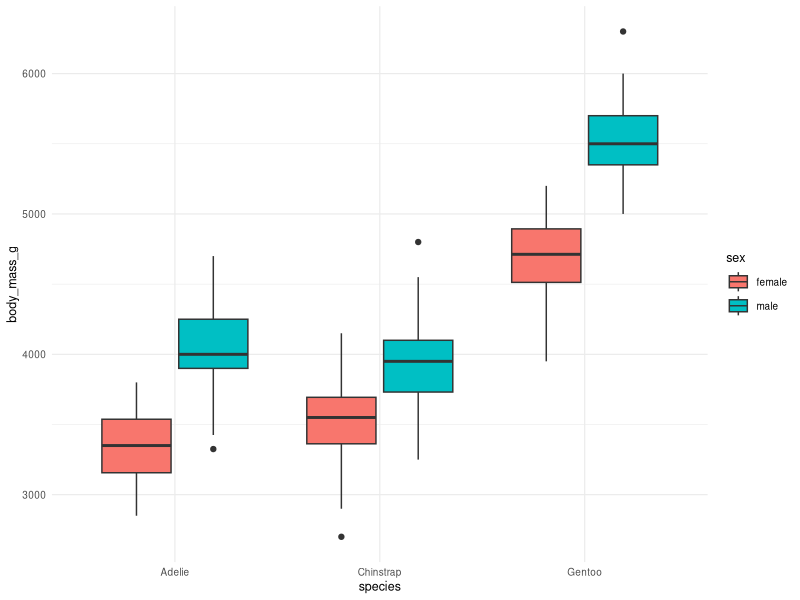
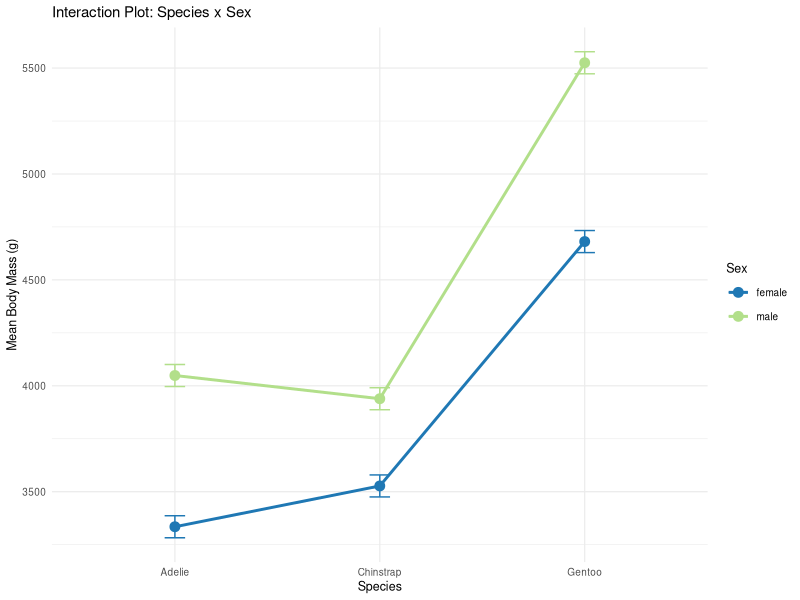
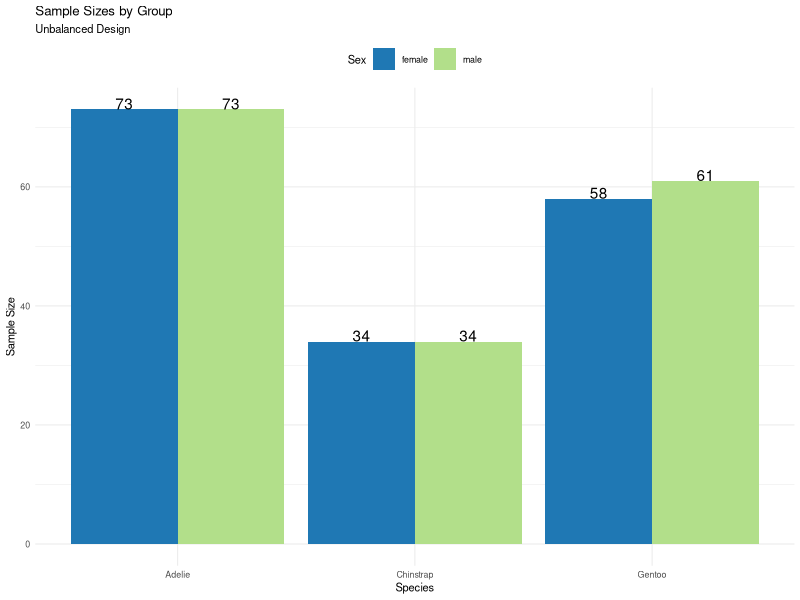
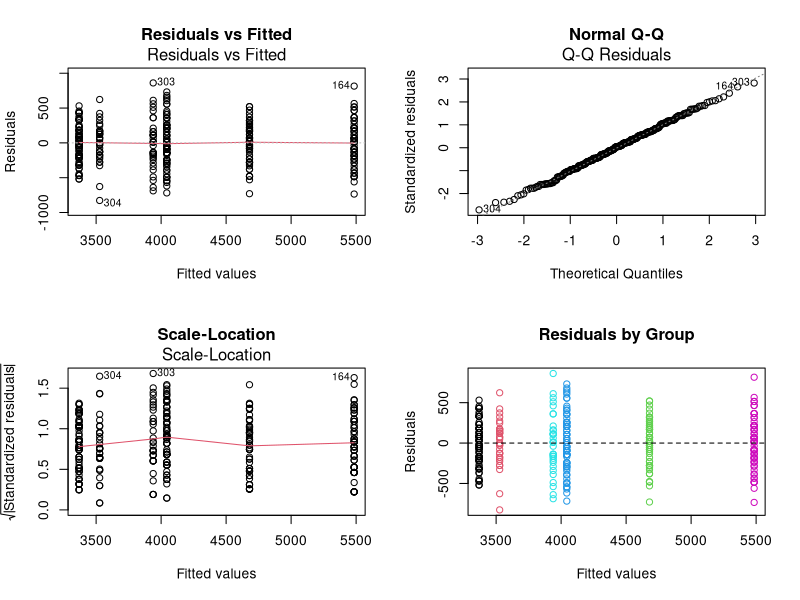
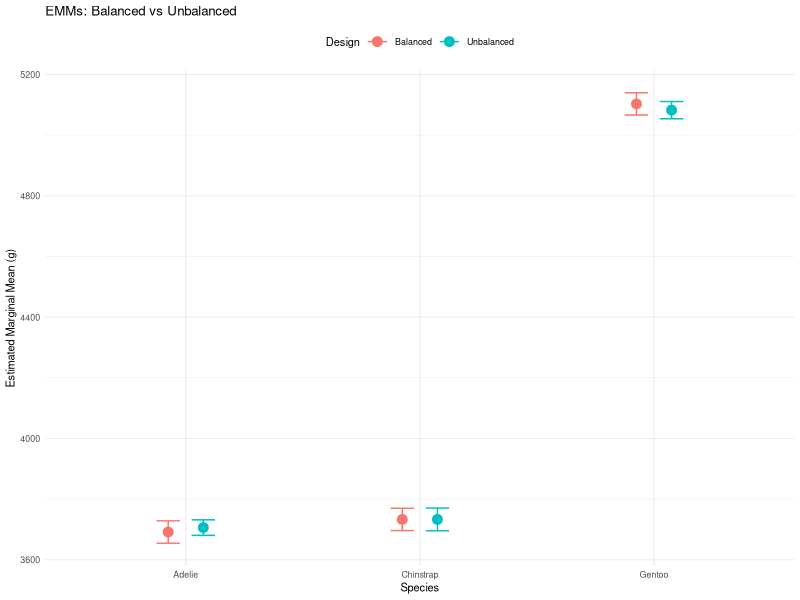
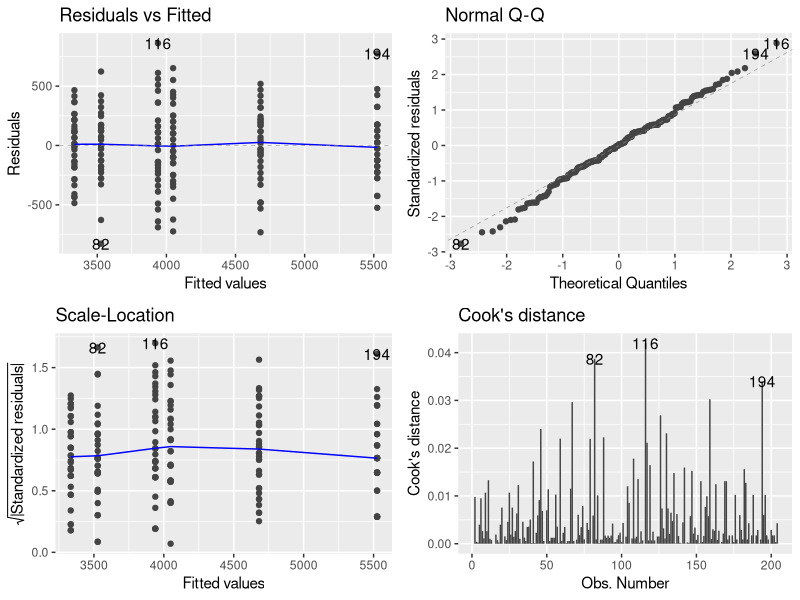

Recreate these plots in R, in order.
## ---- chunk 1
#| echo: false
#| message: false
#| warning: false
library(palmerpenguins)
library(emmeans)
library(ggfortify)
library(car)
library(broom)
library(patchwork)
library(tidyverse)

p_df <- penguins %>%
  filter(!is.na(body_mass_g),
         !is.na(sex),
         !is.na(species)) %>%
  select(species, sex, body_mass_g)
## ---- chunk 2
#| echo: false
#| message: false
#| warning: false
#| paged-print: false
summaryu_df <- p_df %>%
  group_by(species, sex) %>%
  summarise(
    n = sum(!is.na(body_mass_g)),
    mean_mass = mean(body_mass_g),
    sd_mass = sd(body_mass_g),
    se_mass = sd_mass/sqrt(n),
    .groups = 'drop'
  ) %>%
  arrange(species, sex)
print(summaryu_df)
## ---- chunk 3
#| echo: false
#| message: false
#| warning: false
#| paged-print: false
original_n <- p_df %>%
  count(species, sex) %>%
  arrange(species, sex)

p_df %>%
  count(species, sex) %>%
  pivot_wider(names_from = sex,
              values_from = n,
              values_fill = 0)
## ---- chunk 4
#| echo: false
#| message: false
#| warning: false
#| paged-print: false
#| collapse: true
min_n <- min(original_n$n)
cat(paste("Minimum n =", min_n, "\n\n"))

set.seed(123)
balanced_df <- p_df %>%
  group_by(species, sex) %>%
  sample_n(min_n) %>%
  ungroup()

balanced_n <- balanced_df %>%
  count(species, sex) %>%
  pivot_wider(names_from = sex,
              values_from = n,
              values_fill = 0)
balanced_n
## ---- chunk 5
#| echo: false
#| message: false
#| warning: false
#| paged-print: false
summary_df <- balanced_df %>%
  group_by(species, sex) %>%
  summarise(
    n = sum(!is.na(body_mass_g)),
    mean_mass = mean(body_mass_g),
    sd_mass = sd(body_mass_g),
    se_mass = sd_mass/sqrt(n),
    .groups = 'drop'
  ) %>%
  arrange(species, sex)
print(summary_df)
## ---- chunk 6
#| echo: false
#| fig-width: 3.4
#| fig-height: 3
#| fig-alt: "Boxplot of penguin body mass in grams by species, with boxes filled by sex, showing mass differences across the species-by-sex combinations in the balanced dataset."
p_box_plot <- balanced_df %>%
  ggplot(aes(species, body_mass_g, fill = sex)) +
  geom_boxplot() +
  theme_minimal(base_size = 9)
p_box_plot
## ---- chunk 7
#| echo: true
#| message: false
#| warning: false
#| paged-print: false
#| collapse: true
set.seed(42)
toy_df <- tibble(
  fert   = rep(c("control", "fertilized"), each = 20),
  light  = c(rep("low", 2),  rep("high", 18),
             rep("low", 18), rep("high", 2)),
  target = c(rep(10, 2), rep(20, 18),
             rep(30, 18), rep(40, 2))) %>%
  group_by(fert, light) %>%
  mutate(mass = target + as.numeric(scale(rnorm(n()))) * 3) %>%
  ungroup()

# what group_by() gives you
toy_df %>% group_by(fert) %>% summarise(raw = mean(mass))
## ---- chunk 8
#| echo: true
#| message: false
#| warning: false
#| paged-print: false
#| collapse: true
toy_model <- lm(mass ~ fert * light, data = toy_df)

# what emmeans() gives you
emmeans(toy_model, ~ fert)
## ---- chunk 9
#| echo: false
#| message: false
#| warning: false
#| paged-print: false
cell_means <- p_df %>%
  group_by(species, sex) %>%
  summarise(
    n = sum(!is.na(body_mass_g)),
    cell_mean = mean(body_mass_g),
    .groups = 'drop'
  )
cell_means_wide <- cell_means %>% select(-n) %>%
  pivot_wider(names_from = sex, values_from = cell_mean)
cell_counts <- p_df %>%
  count(species, sex) %>%
  pivot_wider(names_from = sex, values_from = n, values_fill = 0)
# Short column names and whole grams -- this prints into a narrow slide
# column, and anything past ~39 characters wraps and loses its alignment.
combined_table <- cell_means_wide %>%
  left_join(cell_counts, by = "species", suffix = c("", "_n")) %>%
  mutate(across(c(female, male), round)) %>%
  as.data.frame()
cat("Combined table with means and counts:\n\n")
print(combined_table)

regular_species_means <- p_df %>%
  group_by(species) %>%
  summarise(total_n = n(), regular_mean = mean(body_mass_g), .groups = 'drop')
cat("\n\nRaw species means (weighted by cell n):\n\n")
print(as.data.frame(regular_species_means))
## ---- chunk 10
#| echo: false
#| paged-print: false
# Whole grams in the arithmetic string, and a plain data frame rather than a
# tibble: both keep these tables inside the narrow column instead of wrapping.
emm_species <- cell_means %>%
  group_by(species) %>%
  summarise(
    calculation = paste0("(",
                        paste(round(cell_mean), collapse = " + "),
                        ") / 2 = ",
                        round(mean(cell_mean))),
    .groups = 'drop'
  ) %>%
  as.data.frame()
cat("EMM = unweighted mean of the 2 cell means:\n\n")
print(emm_species)

# Round `diff` before printing. Unrounded, the two balanced species come back
# as floating-point noise (4.55e-13) and R switches the whole column to
# scientific notation, which is both wider and much harder to read.
comparison <- cell_means %>%
  pivot_wider(names_from = sex, values_from = c(n, cell_mean)) %>%
  mutate(
    emm = (cell_mean_female + cell_mean_male) / 2,
    raw_mean = regular_species_means$regular_mean[match(species, regular_species_means$species)],
    diff = round(emm - raw_mean, 1)
  ) %>%
  mutate(across(c(emm, raw_mean), ~ round(.x, 1))) %>%
  select(species, emm, raw_mean, diff) %>%
  as.data.frame()
cat("\n\nComparison showing EMM calculation:\n\n")
print(comparison)
## ---- chunk 11
#| echo: false
#| message: false
#| warning: false
#| paged-print: false
cat("Combined table with means and counts:\n\n")
print(combined_table)
## ---- chunk 12
#| echo: false
#| message: false
#| warning: false
#| paged-print: false
regular_sex_means <- p_df %>%
  group_by(sex) %>%
  summarise(total_n = n(), regular_mean = mean(body_mass_g, na.rm = TRUE), .groups = 'drop')
cat("\nRaw sex means (weighted by cell n):")
print(as.data.frame(regular_sex_means))

# Same two readability fixes as the species slide: whole grams in the
# arithmetic string, and a plain data frame, so these stay inside the column.
emm_sex <- cell_means %>%
  group_by(sex) %>%
  summarise(
    emm_mean = mean(cell_mean),
    calculation = paste0("(",
                        paste(round(cell_mean), collapse = " + "),
                        ") / 3 = ",
                        round(mean(cell_mean))),
    .groups = 'drop'
  )
cat("\n\nEMM = unweighted mean of the 3 cell means:\n\n")
print(emm_sex %>% select(sex, calculation) %>% as.data.frame())

comparison_sex <- emm_sex %>%
  left_join(regular_sex_means, by = "sex") %>%
  mutate(diff = round(emm_mean - regular_mean, 1)) %>%
  mutate(across(c(regular_mean, emm_mean), ~ round(.x, 1))) %>%
  select(sex, n = total_n, raw_mean = regular_mean, emm = emm_mean, diff) %>%
  as.data.frame()
cat("\n\nComparison: raw mean vs. marginal mean\n\n")
print(comparison_sex)
## ---- chunk 13
#| echo: true
#| message: false
#| warning: false
#| paged-print: false
#| collapse: true
nrep <- 34; plev <- 3; qlev <- 2

gm <- mean(balanced_df$body_mass_g)
cm <- tapply(balanced_df$body_mass_g,            # 3 x 2 cell means
             list(balanced_df$species, balanced_df$sex), mean)
mA <- rowMeans(cm)                               # species marginals
mB <- colMeans(cm)                               # sex marginals

ss_a   <- qlev * nrep * sum((mA - gm)^2)
ss_b   <- plev * nrep * sum((mB - gm)^2)
ss_ab  <- nrep * sum((cm - outer(mA, mB, "+") + gm)^2)
ss_res <- sum(residuals(lm(body_mass_g ~ species * sex,
                           data = balanced_df))^2)

round(c(A = ss_a, B = ss_b, AB = ss_ab, Res = ss_res))
## ---- chunk 14
#| echo: true
#| message: false
#| warning: false
#| paged-print: false
#| collapse: true
anova(lm(body_mass_g ~ species * sex,
         data = balanced_df))[, "Sum Sq"]

all.equal(ss_a + ss_b + ss_ab + ss_res,
          sum((balanced_df$body_mass_g - gm)^2))
## ---- chunk 15
#| echo: false
options(contrasts = c("contr.sum", "contr.poly"))

anova_model <- lm(body_mass_g ~ species * sex,
                  data = balanced_df)
summary(anova_model)
## ---- chunk 16
#| echo: false
anova_type3 <- Anova(anova_model, type = "III")
cat("Type III Sums of Squares ANOVA:")
print(anova_type3)
## ---- chunk 17
#| echo: true
#| message: false
#| warning: false
#| paged-print: false
#| collapse: true
t1 <- anova(anova_model)                 # Type I
t2 <- Anova(anova_model, type = "II")    # Type II
t3 <- Anova(anova_model, type = "III")   # Type III

data.frame(
  Effect = c("species", "sex", "species:sex"),
  Type_I   = round(t1$`Sum Sq`[1:3]),
  Type_II  = round(t2$`Sum Sq`[1:3]),
  Type_III = round(t3$`Sum Sq`[2:4])
)
## ---- chunk 18
#| echo: false
#| message: false
#| warning: false
#| paged-print: false
# PARTIAL eta squared: SS_effect / (SS_effect + SS_residual).
# This is the effect size that pairs with Type III SS, because Type III
# sums of squares do NOT add up to SS_total once a design is unbalanced.
ss_effects  <- anova_type3$`Sum Sq`[2:4]
ss_residual <- anova_type3$`Sum Sq`[5]

eta_squared_df <- data.frame(
  Effect          = c("Species", "Sex", "Interaction"),
  Partial_Eta_Sq  = round(ss_effects / (ss_effects + ss_residual), 4)
)
cat("Effect Sizes (partial eta-squared):")
print(eta_squared_df)
## ---- chunk 19
#| include: false
plot_assump_plot <- autoplot(anova_model, which = 1:4, ncol = 2, nrow = 2)
ggsave("images/assumpt_1.jpg",
       plot = plot_assump_plot,
       width = 7,
       height = 6,
       dpi = 300,
       bg = "white")
## ---- chunk 20
#| echo: false
shapiro_test <- shapiro.test(residuals(anova_model))
cat("Shapiro-Wilk Normality Test:")
print(shapiro_test)

levene_test <- leveneTest(body_mass_g ~ species * sex,
                          data = balanced_df)
cat("Levene's Test for Homogeneity:")
print(levene_test)

outliers_df <- balanced_df %>%
  mutate(
    fitted = fitted(anova_model),
    residuals = residuals(anova_model),
    std_resid = rstandard(anova_model)
  ) %>%
  filter(abs(std_resid) > 3)
cat(paste("Number of outliers (|z| > 3):", nrow(outliers_df)))
## ---- chunk 21
#| echo: false
#| message: false
#| warning: false
#| paged-print: false
#| collapse: true
species_emm <- emmeans(anova_model, ~ species)
species_emm

sex_emm <- emmeans(anova_model, ~ sex)
sex_emm
## ---- chunk 22
#| echo: false
#| message: false
#| warning: false
#| paged-print: false
#| collapse: true
pairs(species_emm, adjust = "tukey")
pairs(sex_emm, adjust = "tukey")
## ---- chunk 23
#| echo: false
#| message: false
#| warning: false
#| paged-print: false
#| collapse: true
interaction_emm <- emmeans(anova_model, ~ species * sex)
interaction_emm
## ---- chunk 24
#| echo: false
#| message: false
#| warning: false
#| paged-print: false
#| collapse: true
# Species compared WITHIN each sex -- the simple effects, which is what
# you want once the interaction is significant.
pairs(interaction_emm, by = "sex", adjust = "tukey")
## ---- chunk 25
#| echo: false
#| message: false
#| warning: false
#| paged-print: false
emm_interaction <- emmeans(anova_model, ~ species * sex)

# joint_tests() gives an F-test per term, and with `by =` it gives the
# SIMPLE effect of species separately within each sex -- the right follow-up
# to a significant interaction.
joint_tests(anova_model, by = "sex")
## ---- chunk 26
#| echo: false
cld_interaction <- multcomp::cld(emm_interaction,
                       Letters = letters,
                       adjust = "sidak")
cld_df <- as.data.frame(cld_interaction) %>%
  arrange(species, sex)
print(cld_df)
## ---- chunk 27
#| echo: false
#| fig-width: 3.6
#| fig-height: 3
#| fig-alt: "Interaction plot of estimated marginal mean body mass by species and sex, with points connected by lines for each sex and error bars showing ± 1 SE, used to visualize whether the sex effect differs across species."
emm_plotting_df <- as.data.frame(emm_interaction)
interaction_plot <- ggplot(emm_plotting_df,
       aes(x = species,
           y = emmean,
           color = sex,
           group = sex)) +
  geom_point(size = 3) +
  geom_line(linewidth = 1) +
  geom_errorbar(aes(ymin = emmean - SE,
                    ymax = emmean + SE),
                width = 0.1) +
  scale_color_manual(values = c("#1f78b4", "#b2df8a")) +
  labs(title = "Interaction Plot: Species x Sex",
       x = "Species", y = "Mean Body Mass (g)", color = "Sex") +
  theme_minimal(base_size = 9) +
  theme(legend.position = "right")
interaction_plot
## ---- chunk 28
#| echo: false
#| message: false
#| warning: false
#| paged-print: false
unbalanced_n <- p_df %>%
  count(species, sex) %>%
  arrange(species, sex)
print("Unbalanced sample sizes:")
print(unbalanced_n)

# What matters for a factorial design is not whether all six cells are the
# same size -- it is whether the sex split is the SAME in every species.
# If it is, the two factors stay orthogonal and the SS types still agree.
split_df <- unbalanced_n %>%
  pivot_wider(names_from = sex, values_from = n) %>%
  mutate(prop_female = round(female / (female + male), 3))
print(paste("Total N =", sum(unbalanced_n$n)))
print(split_df)
## ---- chunk 29
#| echo: false
#| fig-width: 3.4
#| fig-height: 3
#| fig-alt: "Dodged bar chart of sample size by species and sex, with counts labeled above each bar, showing the unequal sample sizes across cells in the unbalanced penguin dataset."
imbalance_plot <- ggplot(unbalanced_n,
       aes(x = species, y = n, fill = sex)) +
  geom_col(position = "dodge") +
  geom_text(aes(label = n),
            position = position_dodge(0.9),
            vjust = -0) +
  scale_fill_manual(values = c("#1f78b4", "#b2df8a")) +
  labs(title = "Sample Sizes by Group",
       subtitle = "Unbalanced Design",
       x = "Species", y = "Sample Size", fill = "Sex") +
  theme_minimal(base_size = 8) +
  theme(legend.position = "top")
print(imbalance_plot)
## ---- chunk 30
#| echo: false
#| message: false
#| warning: false
#| paged-print: false
model1_type1 <- lm(body_mass_g ~ species + sex + species:sex,
                   data = p_df)
anova1_type1 <- anova(model1_type1)

model2_type1 <- lm(body_mass_g ~ sex + species + sex:species,
                   data = p_df)
anova2_type1 <- anova(model2_type1)

ss_comparison_df <- data.frame(
  Effect = c("Species", "Sex", "Interaction"),
  Species_first = round(anova1_type1$`Sum Sq`[1:3]),
  Sex_first     = round(anova2_type1$`Sum Sq`[c(2, 1, 3)])
)
cat("Type I SS for the SAME model, two term orders:\n\n")
print(ss_comparison_df)

cat("\n\nType I SS, species entered first:\n\n")
print(anova1_type1)
## ---- chunk 31
#| echo: false
#| message: false
#| warning: false
#| paged-print: false
options(contrasts = c("contr.sum", "contr.poly"))
model_u <- lm(body_mass_g ~ species * sex,
              data = p_df)
anova_type2_u <- Anova(model_u, type = "II")
anova_type3_u <- Anova(model_u, type = "III")

print("All three types, side by side (F-values):")
comparison_f_df <- data.frame(
  Effect     = c("Species", "Sex", "Interaction"),
  Type_I_F   = round(anova1_type1$`F value`[1:3], 2),
  Type_II_F  = round(anova_type2_u$`F value`[1:3], 2),
  Type_III_F = round(anova_type3_u$`F value`[2:4], 2)
)
print(comparison_f_df)

print("Type III Sums of Squares:")
print(anova_type3_u)
## ---- chunk 32
#| echo: false
#| message: false
#| warning: false
#| paged-print: false
# Same partial eta squared as the balanced model, so the two are comparable.
ss_effects_u  <- anova_type3_u$`Sum Sq`[2:4]
ss_residual_u <- anova_type3_u$`Sum Sq`[5]

eta_squared_p_df <- data.frame(
  Effect         = c("Species", "Sex", "Interaction"),
  Partial_Eta_Sq = round(ss_effects_u / (ss_effects_u + ss_residual_u), 4)
)
print("Effect Sizes (partial eta-squared, Type III):")
print(eta_squared_p_df)
## ---- chunk 33
#| echo: false
#| message: false
#| warning: false
#| paged-print: false
grand_mean <- mean(p_df$body_mass_g)
print(paste("Grand mean:", round(grand_mean, 1)))

ss_total_manual <- sum((p_df$body_mass_g - grand_mean)^2)
print(paste("Total SS:", round(ss_total_manual, 0)))

group_means_df <- p_df %>%
  group_by(species, sex) %>%
  mutate(group_mean = mean(body_mass_g)) %>%
  ungroup()

ss_between <- sum((group_means_df$group_mean - grand_mean)^2)
print(paste("Between-groups SS:", round(ss_between, 0)))

ss_within <- sum((group_means_df$body_mass_g -
                  group_means_df$group_mean)^2)
print(paste("Within-groups SS:", round(ss_within, 0)))

print(paste("Check: Between + Within =",
            round(ss_between + ss_within, 0)))
## ---- chunk 34
#| echo: false
#| message: false
#| warning: false
#| paged-print: false
species_only_model <- lm(body_mass_g ~ species,
                         data = p_df)
ss_species_only <- sum((fitted(species_only_model) -
                       grand_mean)^2)
cat(paste0("SS(Species alone): ",
           round(ss_species_only, 0), "\n"))

sex_only_model <- lm(body_mass_g ~ sex,
                     data = p_df)
ss_sex_only <- sum((fitted(sex_only_model) -
                   grand_mean)^2)
cat(paste0("SS(Sex alone):     ",
           round(ss_sex_only, 0), "\n"))

cat(paste0("\nSum of main effects: ",
           round(ss_species_only + ss_sex_only, 0), "\n"))
cat(paste0("Actual between SS:   ",
           round(ss_between, 0), "\n"))
cat(paste0("\nDifference (design is not orthogonal): ",
           round(ss_between -
                 (ss_species_only + ss_sex_only), 0), "\n"))
## ---- chunk 35
#| echo: false
#| message: false
#| warning: false
#| paged-print: false
species_emm_u <- emmeans(model_u, ~ species)
sex_emm_u <- emmeans(model_u, ~ sex)

cat("Species EMMs (model-based):")
print(species_emm_u)
cat("\n\nSex EMMs (model-based):")
print(sex_emm_u)

# Contrast the UNBALANCED model's cell EMMs. Using emm_interaction here
# would silently show the BALANCED model's results on this slide.
emm_interaction_u <- emmeans(model_u, ~ species * sex)
## ---- chunk 36
#| echo: false
#| message: false
#| warning: false
#| paged-print: false
cld_interaction_u <- multcomp::cld(emm_interaction_u,
                       Letters = letters,
                       adjust = "sidak")
cld_df_u <- as.data.frame(cld_interaction_u) %>%
  arrange(species, sex)
print(cld_df_u)
## ---- chunk 37
#| echo: false
#| message: false
#| warning: false
#| paged-print: false
species_pairs_u <- pairs(species_emm_u, adjust = "tukey")
cat("Species pairwise comparisons (Tukey):")
print(species_pairs_u)

sex_by_species_emm <- emmeans(model_u, ~ sex | species)
sex_effects_df <- pairs(sex_by_species_emm)
cat("\n\nSex effect within each species:")
print(sex_effects_df)
## ---- chunk 38
#| echo: false
#| message: false
#| warning: false
#| paged-print: false
interaction_test <- emmeans(model_u,
                            pairwise ~ sex | species)
contrasts_df <- as.data.frame(interaction_test$contrasts)

# Carry the species label along with its estimate rather than assuming the
# rows come back in a particular order — if the factor levels are ever
# reordered, positional indexing would silently mislabel these.
# Take the direction from the contrast label itself rather than typing it in
# -- emmeans returns "female - male", so a negative estimate means females
# are LIGHTER. Hard-coding the opposite label would flip the story.
contrast_label <- as.character(contrasts_df$contrast[1])

interaction_summary_df <- contrasts_df %>%
  transmute(Species    = as.character(species),
            Sex_Effect = round(estimate, 0))
cat(paste0("Sex effect (", contrast_label, ", grams) by species:\n"))
print(interaction_summary_df)

cat("\n\nInteraction interpretation:")
if (anova_type3_u$`Pr(>F)`[4] < 0.05) {
  print("Sex effects differ across species")
} else {
  print("Sex effects similar across species")
}
## ---- chunk 39
#| echo: false
#| message: false
#| warning: false
#| paged-print: false
#| fig-height: 3.6
#| fig-width: 3.6
#| fig-alt: "Four diagnostic plots for the unbalanced two-way ANOVA model: residuals vs. fitted, normal Q-Q, scale-location, and residuals vs. fitted colored by species-sex group, used to check model assumptions."
par(mfrow = c(2, 2))
plot(model_u, which = 1, main = "Residuals vs Fitted")
plot(model_u, which = 2, main = "Normal Q-Q")
plot(model_u, which = 3, main = "Scale-Location")
plot(fitted(model_u), residuals(model_u),
     col = as.numeric(interaction(p_df$species, p_df$sex)),
     main = "Residuals by Group",
     xlab = "Fitted values", ylab = "Residuals")
abline(h = 0, lty = 2)
par(mfrow = c(1, 1))
## ---- chunk 40
#| echo: false
#| message: false
#| warning: false
#| paged-print: false
shapiro_u <- shapiro.test(residuals(model_u))
print("Shapiro-Wilk test:")
print(shapiro_u)

levene_u <- leveneTest(body_mass_g ~ species * sex,
                       data = p_df,
                       center = median)
print("Levene's test:")
print(levene_u)

residual_summary_df <- p_df %>%
  mutate(
    residuals = residuals(model_u),
    fitted = fitted(model_u)
  ) %>%
  group_by(species, sex) %>%
  summarise(
    n = n(),
    mean_resid = mean(residuals),
    sd_resid = sd(residuals),
    .groups = 'drop'
  )
print("Residual SD by group:")
print(residual_summary_df[, c("species", "sex", "sd_resid")])
## ---- chunk 41
#| echo: false
#| message: false
#| warning: false
#| paged-print: false
set.seed(123)
b_df <- p_df %>%
  group_by(species, sex) %>%
  sample_n(34) %>%
  ungroup()

options(contrasts = c("contr.sum", "contr.poly"))
model_b <- lm(body_mass_g ~ species * sex, data = b_df)
anova_b <- Anova(model_b, type = "III")

comparison_results_df <- data.frame(
  Effect = c("Species", "Sex", "Interaction"),
  Balanced_F = round(anova_b$`F value`[2:4], 2),
  Balanced_p = round(anova_b$`Pr(>F)`[2:4], 4),
  Unbalanced_F = round(anova_type3_u$`F value`[2:4], 2),
  Unbalanced_p = round(anova_type3_u$`Pr(>F)`[2:4], 4)
)
cat("Balanced vs Unbalanced Results:")
print(comparison_results_df)

cat("\n\nSample sizes:")
cat(paste("Balanced total N:", nrow(b_df)))
cat(paste("Unbalanced total N:", nrow(p_df), "\n\n"))
cat(paste("Data discarded:",
            nrow(p_df) - nrow(b_df),
            "observations"))
## ---- chunk 42
#| echo: false
#| message: false
#| warning: false
#| paged-print: false
#| fig-width: 3.4
#| fig-height: 3
#| fig-alt: "Point-and-error-bar plot comparing estimated marginal mean body mass by species between the balanced and unbalanced designs, showing the two designs give similar estimates."
emm_b <- as.data.frame(emmeans(model_b, ~ species))
emm_u <- as.data.frame(emmeans(model_u, ~ species))

# Carry each row's own species label through rather than rebuilding it
# positionally -- if emmeans ever returns the levels in a different order
# the positional version would silently mislabel the points.
comparison_plot_df <- bind_rows(
  emm_b %>% transmute(Species = as.character(species),
                      Design = "Balanced", EMM = emmean, SE = SE),
  emm_u %>% transmute(Species = as.character(species),
                      Design = "Unbalanced", EMM = emmean, SE = SE)
)

comparison_plot <- ggplot(comparison_plot_df,
       aes(x = Species, y = EMM, color = Design, group = Design)) +
  geom_point(position = position_dodge(0.3), size = 3) +
  geom_errorbar(aes(ymin = EMM - SE, ymax = EMM + SE),
                position = position_dodge(0.3), width = 0.2) +
  labs(title = "EMMs: Balanced vs Unbalanced",
       y = "Estimated Marginal Mean (g)", color = "Design") +
  theme_minimal(base_size = 8) +
  theme(legend.position = "top")
print(comparison_plot)
